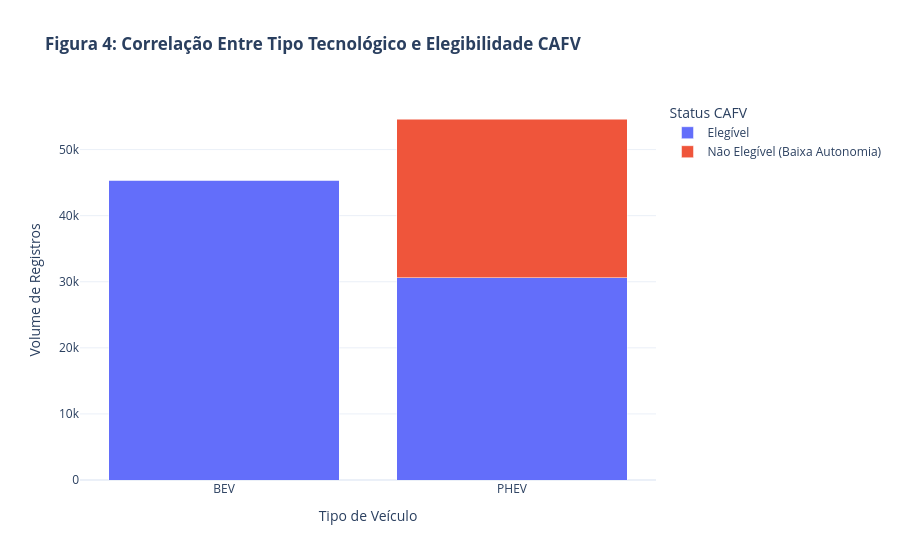

The notebook cell saved with this chart:
### Code cell
# Relação entre CAFV

fig = viz.cafv_by_type_bar(df_cafv)

fig.show()

### Figure 1 — Plotly figure (JSON) as saved in the notebook; plotly's stock layout.template omitted (floating-point values rounded to 4 significant figures)
{"data": [{"hovertemplate": "CAFV Status=Elegível<br>Electric Vehicle Type=%{x}<br>Contagem=%{y}<extra></extra>", "legendgroup": "Elegível", "marker": {"color": "#636efa", "pattern": {"shape": ""}}, "name": "Elegível", "orientation": "v", "showlegend": true, "textposition": "auto", "type": "bar", "x": ["BEV", "PHEV"], "xaxis": "x", "y": [45391, 30632], "yaxis": "y"}, {"hovertemplate": "CAFV Status=Não Elegível (Baixa Autonomia)<br>Electric Vehicle Type=%{x}<br>Contagem=%{y}<extra></extra>", "legendgroup": "Não Elegível (Baixa Autonomia)", "marker": {"color": "#EF553B", "pattern": {"shape": ""}}, "name": "Não Elegível (Baixa Autonomia)", "orientation": "v", "showlegend": true, "textposition": "auto", "type": "bar", "x": ["BEV", "PHEV"], "xaxis": "x", "y": [8, 23993], "yaxis": "y"}], "layout": {"barmode": "stack", "legend": {"title": {"text": "Status CAFV"}, "tracegroupgap": 0}, "title": {"text": "<b>Figura 4: Correlação Entre Tipo Tecnológico e Elegibilidade CAFV</b>"}, "xaxis": {"anchor": "y", "domain": [0.0, 1.0], "title": {"text": "Tipo de Veículo"}}, "yaxis": {"anchor": "x", "domain": [0.0, 1.0], "title": {"text": "Volume de Registros"}}}}
